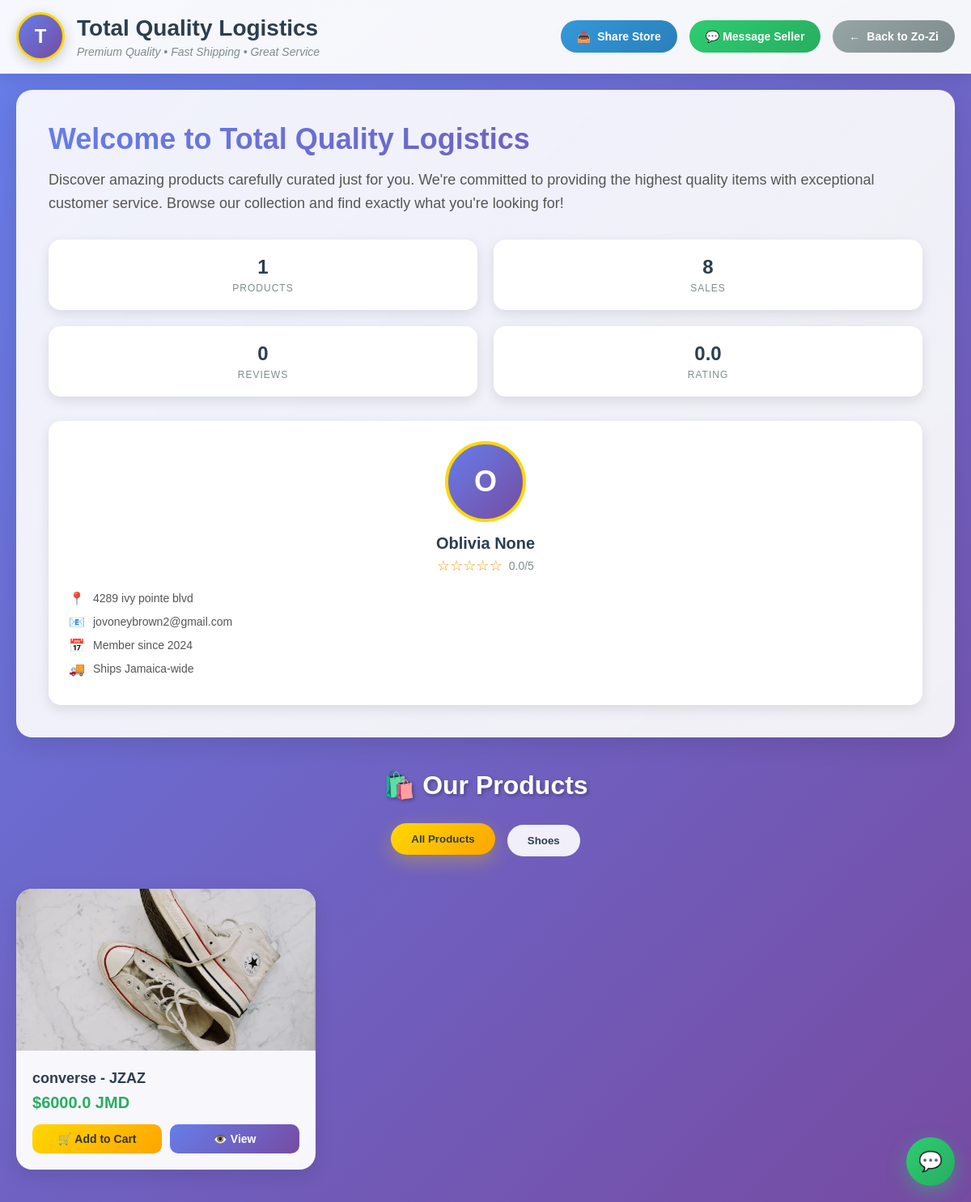
The app's page /seller/jovoneybrown2@gmail.com (signed in) with its own data.
### tables this page shows
CREATE TABLE users (
    email TEXT PRIMARY KEY,
    password TEXT,
    first_name TEXT,
    last_name TEXT,
    is_seller BOOLEAN,
    is_support BOOLEAN DEFAULT FALSE,
    phone_number TEXT,
    address TEXT,
    parish TEXT,
    post_office TEXT,
    profile_picture TEXT,
    discount_used BOOLEAN DEFAULT FALSE,
    notification_preference TEXT,
    business_name TEXT,
    business_address TEXT,
    security_question TEXT,
    security_answer TEXT,
    discount_applied BOOLEAN DEFAULT FALSE,
    gender TEXT,
    delivery_address TEXT,
    billing_address TEXT,
    whatsapp_number TEXT,
    business_description TEXT,
    verification_status TEXT DEFAULT 'pending_documents',
    created_at DATETIME DEFAULT CURRENT_TIMESTAMP
, purchase_count INTEGER DEFAULT 0);

CREATE TABLE products (
    product_key TEXT PRIMARY KEY,
    name TEXT,
    price REAL,
    description TEXT,
    image_url TEXT,
    image_urls TEXT,
    shipping TEXT,
    brand TEXT,
    category TEXT,
    original_cost REAL,
    roi REAL,
    sizes TEXT,
    seller_email TEXT,
    sold INTEGER DEFAULT 0,
    clicks INTEGER DEFAULT 0,
    likes INTEGER DEFAULT 0,
    posted_date TEXT,
    amount INTEGER,
    FOREIGN KEY (seller_email) REFERENCES users(email)
);

### app.py (the view)
@app.route('/seller/<seller_email>')
def seller_store(seller_email):
    try:
        with get_db() as conn:
            cursor = conn.cursor()
            cursor.execute('''
                SELECT u.email, u.first_name, u.last_name, u.business_name, u.business_address,
                       u.profile_picture, u.phone_number, u.parish, u.business_description,
                       AVG(sr.rating) as avg_rating, COUNT(sr.rating) as rating_count,
                       COUNT(DISTINCT p.product_key) as product_count,
                       SUM(p.sold) as total_sales
                FROM users u
                LEFT JOIN seller_ratings sr ON u.email = sr.seller_email
                LEFT JOIN products p ON u.email = p.seller_email
                WHERE u.email = ? AND u.is_seller = 1
                GROUP BY u.email
            ''', (seller_email,))
            seller = cursor.fetchone()
            if not seller:
                return render_template('404.html', error="Seller not found"), 404
            seller_data = dict(seller)
            seller_data['avg_rating'] = round(seller_data['avg_rating'], 1) if seller_data['avg_rating'] else 0
            seller_data['rating_count'] = seller_data['rating_count'] or 0
            seller_data['product_count'] = seller_data['product_count'] or 0
            seller_data['total_sales'] = seller_data['total_sales'] or 0
            seller_data['join_date'] = '2024'
            cursor.execute('''
                SELECT * FROM products
                WHERE seller_email = ?
                ORDER BY posted_date DESC, clicks DESC
            ''', (seller_email,))
            products = []
            categories = set()
            for row in cursor.fetchall():
                product_data = dict(row)
                try:
                    product_data['image_urls'] = json.loads(product_data['image_urls'])
                    product_data['sizes'] = json.loads(product_data['sizes'])
                except:
                    product_data['image_urls'] = [product_data['image_url']] if product_data['image_url'] else []
                    product_data['sizes'] = {}
                products.append(product_data)
                if product_data['category']:
                    categories.add(product_data['category'])
            product_categories = sorted(list(categories))
        cart_data = get_cart_items()
        return render_template(
            'seller_store_page.html',
            seller=seller_data,
            products=products,
            product_categories=product_categories,
            cart_items=cart_data['items'],
            cart_total=cart_data['total'],
            discount=cart_data['discount'],
            user=session.get('user'),
            cart_item_count=cart_data['cart_item_count']
        )
    except Exception as e:
        logger.error(f"Error in seller_store: {e}")
        return render_template('404.html', error=f"Error loading store: {str(e)}"), 500

### app.py (called while the page is built)
@app.context_processor
def inject_csrf_token():
    return dict(csrf_token=generate_csrf)

@app.context_processor
def inject_csrf_token():
    return dict(csrf_token=generate_csrf)

def get_db():
    conn = sqlite3.connect('zo-zi.db')
    conn.row_factory = sqlite3.Row
    return conn

@app.context_processor
def inject_messaging_links():
    messaging_links = {}
    if 'user' in session:
        if session['user'].get('is_seller'):
            messaging_links['seller_messages'] = url_for('seller_messages')
        else:
            messaging_links['buyer_messages'] = url_for('buyer_messages')
    return messaging_links

### templates/seller_store_page.html (shortened to what this page needs)
<!DOCTYPE html>
<html lang="en">
<head>
</head>
<body>
    <header class="store-header">
        <nav class="store-nav">
            <div class="store-brand">
                {% if seller.profile_picture %}
                    <img src="{{ url_for('static', filename=seller.profile_picture) }}"
                         alt="{{ seller.business_name or seller.first_name }}"
                         class="store-logo"
                         onerror="this.style.display='none'; this.nextElementSibling.style.display='flex'">
                    <div class="default-logo" style="display: none;">
                        {{ (seller.business_name or seller.first_name or 'S')[0].upper() }}
                    </div>
                {% else %}
                    <div class="default-logo">
                        {{ (seller.business_name or seller.first_name or 'S')[0].upper() }}
                    </div>
                {% endif %}
                <div class="store-info">
                    <h1>{{ seller.business_name or (seller.first_name + "'s Store") }}</h1>
                    <div class="store-tagline">Premium Quality • Fast Shipping • Great Service</div>
                </div>
            </div>
            <div class="store-actions">
    <button class="action-btn share-btn" onclick="openShareModal()">
        <span>📤</span> Share Store
    </button>
    {% if user and not user.is_seller %}
    <button class="action-btn contact-btn" onclick="openChat()">
        💬 Message Seller
    </button>
    {% endif %}
    <a href="{{ url_for('index') }}" class="action-btn back-btn">
        <span>←</span> Back to Zo-Zi
    </a>
</div>
        </nav>
    </header>
    <section class="store-hero">
        <div class="hero-content">
            <div class="hero-main">
                <h2>Welcome to {{ seller.business_name or (seller.first_name + "'s Store") }}</h2>
                {% if user and user.email == seller.email %}
                <div style="position: relative;">
                    <button onclick="editDescription()" style="position: absolute; right: 0; top: 0; background: #667eea; color: white; border: none; padding: 8px 15px; border-radius: 5px; cursor: pointer; font-size: 14px;">
                        ✏️ Edit Description
                    </button>
                    <p class="hero-description" id="storeDescription" style="padding-right: 150px;">
                {% else %}
                    <p class="hero-description" id="storeDescription">
                {% endif %}
                        {{ seller.business_description or 'Discover amazing products carefully curated just for you. We\'re committed to providing the highest quality items with exceptional customer service. Browse our collection and find exactly what you\'re looking for!' }}
                    </p>
                <div class="store-stats">
                    <div class="stat-card">
                        <div class="stat-number">{{ seller.product_count or 0 }}</div>
                        <div class="stat-label">Products</div>
                    </div>
                    <div class="stat-card">
                        <div class="stat-number">{{ seller.total_sales or 0 }}</div>
                        <div class="stat-label">Sales</div>
                    </div>
                    <div class="stat-card">
                        <div class="stat-number">{{ seller.rating_count or 0 }}</div>
                        <div class="stat-label">Reviews</div>
                    </div>
                    <div class="stat-card">
                        <div class="stat-number">{{ "%.1f"|format(seller.avg_rating or 0) }}</div>
                        <div class="stat-label">Rating</div>
                    </div>
                </div>
            </div>
            <div class="hero-sidebar">
                <div class="seller-profile">
                    {% if seller.profile_picture %}
                        <img src="{{ url_for('static', filename=seller.profile_picture) }}"
                             alt="{{ seller.first_name }}"
                             class="seller-avatar"
                             onerror="this.style.display='none'; this.nextElementSibling.style.display='flex'">
                        <div class="default-avatar" style="display: none;">
                            {{ (seller.first_name or 'S')[0].upper() }}
                        </div>
                    {% else %}
                        <div class="default-avatar">
                            {{ (seller.first_name or 'S')[0].upper() }}
                        </div>
                    {% endif %}
                    <div class="seller-name">{{ seller.first_name }} {{ seller.last_name }}</div>
                    <div class="seller-rating">
                        <div class="stars">
                            {% if seller.avg_rating and seller.avg_rating > 0 %}
                                {% for i in range(5) %}
                                    {% if i < seller.avg_rating %}⭐{% else %}☆{% endif %}
                                {% endfor %}
                            {% else %}
                                ☆☆☆☆☆
                            {% endif %}
                        </div>
                        <span class="rating-text">
                            {{ "%.1f"|format(seller.avg_rating or 0) }}/5
                        </span>
                    </div>
                </div>
                <div class="seller-details">
                    <div class="detail-item">
                        <span class="detail-icon">📍</span>
                        <span>{{ seller.business_address or seller.parish or 'Jamaica' }}</span>
                    </div>
                    <div class="detail-item">
                        <span class="detail-icon">📧</span>
                        <span>{{ seller.email }}</span>
                    </div>
                    <div class="detail-item">
                        <span class="detail-icon">📅</span>
                        <span>Member since {{ seller.join_date or '2024' }}</span>
                    </div>
                    <div class="detail-item">
                        <span class="detail-icon">🚚</span>
                        <span>Ships Jamaica-wide</span>
                    </div>
                </div>
            </div>
        </div>
    </section>
    <section class="store-categories">
        <h2 class="section-title">🛍️ Our Products</h2>
        <div class="category-filters">
            <button class="filter-btn active" data-category="all">All Products</button>
            {% if product_categories %}
                {% for category in product_categories %}
                    <button class="filter-btn" data-category="{{ category }}">{{ category }}</button>
                {% endfor %}
            {% endif %}
        </div>
        {% if products %}
            <div class="products-grid" id="productsGrid">
                {% for product in products %}
                    <div class="product-card" data-category="{{ product.category or 'uncategorized' }}">
                        <img src="{{ url_for('static', filename=product.image_url) }}"
                             alt="{{ product.name }}"
                             class="product-image"
                             onclick="window.location.href='{{ url_for('product', product_key=product.product_key|replace(' ', '+')) }}'"
                             onerror="this.src='{{ url_for('static', filename='placeholder.jpg') }}'">
                        <div class="product-info">
                            <div class="product-name"
                                 onclick="window.location.href='{{ url_for('product', product_key=product.product_key|replace(' ', '+')) }}'">
                                {{ product.name }}
                            </div>
                            <div class="product-price">${{ product.price }} JMD</div>
                            <div class="product-actions">
                                <button class="product-btn add-cart-btn"
                                        onclick="addToCart('{{ product.product_key|replace('\'', '\\\'') }}', {{ product.price }}, '{{ product.image_url }}')">
                                    🛒 Add to Cart
                                </button>
                                <button class="product-btn view-btn"
                                        onclick="window.location.href='{{ url_for('product', product_key=product.product_key|replace(' ', '+')) }}'">
                                    👁️ View
                                </button>
                            </div>
                        </div>
                    </div>
                {% endfor %}
            </div>
        {% else %}
            <div class="empty-store">
                <div class="empty-icon">🏪</div>
                <div class="empty-message">Store Coming Soon!</div>
                <div class="empty-submessage">This seller is setting up their amazing products. Check back soon!</div>
            </div>
        {% endif %}
    </section>
    {% if user and not user.is_seller %}
    <div class="chat-widget">
        <button class="chat-button" onclick="toggleChat()" id="chatButton">
            💬
        </button>
    </div>
    {% endif %}
</body>
</html>

### records on screen
users: business_name "T", business_name "Total Quality Logistics", business_description "Discover amazing products carefully curated just for you. We're committed to providing the highest quality items with exceptional customer service. Browse our collection and find exactly what you're looking for!", first_name "O", first_name "Oblivia", business_address "4289 ivy pointe blvd", email "jovoneybrown2@gmail.com"
products: category "Shoes", image_url (picture), name "converse - JZAZ", price "6000.0"

### other values on screen
{{ seller.product_count or 0 }} "1"
{{ seller.total_sales or 0 }} "8"
{{ seller.rating_count or 0 }} "0"
{{ "%.1f"|format(seller.avg_rating or 0) }} "0.0"
{{ seller.last_name }} "None"
{{ seller.join_date or '2024' }} "2024"
